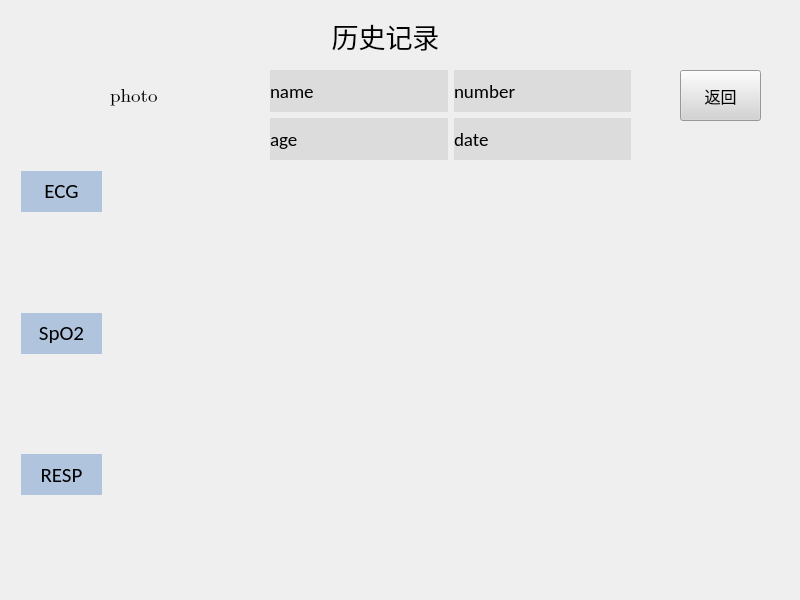
<?xml version="1.0" encoding="UTF-8"?>
<ui version="4.0">
 <class>WidgetHistory</class>
 <widget class="QWidget" name="WidgetHistory">
  <property name="geometry">
   <rect>
    <x>0</x>
    <y>0</y>
    <width>800</width>
    <height>600</height>
   </rect>
  </property>
  <property name="windowTitle">
   <string>Form</string>
  </property>
  <widget class="QWidget" name="layoutWidget_2">
   <property name="geometry">
    <rect>
     <x>103</x>
     <y>171</y>
     <width>531</width>
     <height>421</height>
    </rect>
   </property>
   <layout class="QVBoxLayout" name="verticalLayout_2">
    <item>
     <widget class="QWidget" name="ECGWave" native="true">
      <property name="styleSheet">
       <string notr="true"/>
      </property>
     </widget>
    </item>
    <item>
     <widget class="QWidget" name="SpO2Wave" native="true">
      <property name="styleSheet">
       <string notr="true"/>
      </property>
     </widget>
    </item>
    <item>
     <widget class="QWidget" name="RESPWave" native="true">
      <property name="styleSheet">
       <string notr="true"/>
      </property>
     </widget>
    </item>
   </layout>
  </widget>
  <widget class="QWidget" name="RESP" native="true">
   <property name="geometry">
    <rect>
     <x>21</x>
     <y>454</y>
     <width>81</width>
     <height>41</height>
    </rect>
   </property>
   <property name="styleSheet">
    <string notr="true">background-color:#B0C4DE</string>
   </property>
   <widget class="QLabel" name="RESPLabel">
    <property name="geometry">
     <rect>
      <x>0</x>
      <y>5</y>
      <width>81</width>
      <height>31</height>
     </rect>
    </property>
    <property name="font">
     <font>
      <family>Calibri</family>
      <pointsize>16</pointsize>
     </font>
    </property>
    <property name="styleSheet">
     <string notr="true"/>
    </property>
    <property name="text">
     <string>RESP</string>
    </property>
    <property name="alignment">
     <set>Qt::AlignCenter</set>
    </property>
   </widget>
  </widget>
  <widget class="QWidget" name="layoutWidget_5">
   <property name="geometry">
    <rect>
     <x>270</x>
     <y>70</y>
     <width>361</width>
     <height>90</height>
    </rect>
   </property>
   <layout class="QGridLayout" name="gridLayout">
    <item row="0" column="0">
     <widget class="QLabel" name="name">
      <property name="font">
       <font>
        <family>Calibri</family>
        <pointsize>14</pointsize>
       </font>
      </property>
      <property name="styleSheet">
       <string notr="true">color: black; background-color:Gainsboro </string>
      </property>
      <property name="text">
       <string>name</string>
      </property>
      <property name="textFormat">
       <enum>Qt::AutoText</enum>
      </property>
      <property name="alignment">
       <set>Qt::AlignLeading|Qt::AlignLeft|Qt::AlignVCenter</set>
      </property>
      <property name="wordWrap">
       <bool>false</bool>
      </property>
      <property name="margin">
       <number>6</number>
      </property>
      <property name="indent">
       <number>-1</number>
      </property>
     </widget>
    </item>
    <item row="0" column="1">
     <widget class="QLabel" name="number">
      <property name="font">
       <font>
        <family>Calibri</family>
        <pointsize>14</pointsize>
       </font>
      </property>
      <property name="styleSheet">
       <string notr="true">color: black; background-color:Gainsboro </string>
      </property>
      <property name="text">
       <string>number</string>
      </property>
      <property name="margin">
       <number>6</number>
      </property>
     </widget>
    </item>
    <item row="1" column="0">
     <widget class="QLabel" name="age">
      <property name="font">
       <font>
        <family>Calibri</family>
        <pointsize>14</pointsize>
       </font>
      </property>
      <property name="styleSheet">
       <string notr="true">color: black; background-color:Gainsboro </string>
      </property>
      <property name="text">
       <string>age</string>
      </property>
      <property name="margin">
       <number>6</number>
      </property>
     </widget>
    </item>
    <item row="1" column="1">
     <widget class="QLabel" name="date">
      <property name="font">
       <font>
        <family>Calibri</family>
        <pointsize>14</pointsize>
       </font>
      </property>
      <property name="styleSheet">
       <string notr="true">color: black; background-color:Gainsboro </string>
      </property>
      <property name="text">
       <string>date</string>
      </property>
      <property name="margin">
       <number>6</number>
      </property>
     </widget>
    </item>
   </layout>
  </widget>
  <widget class="QWidget" name="layoutWidget_4">
   <property name="geometry">
    <rect>
     <x>650</x>
     <y>170</y>
     <width>131</width>
     <height>421</height>
    </rect>
   </property>
   <layout class="QVBoxLayout" name="verticalLayout">
    <item>
     <widget class="QWidget" name="ECGData" native="true">
      <widget class="QLabel" name="label">
       <property name="geometry">
        <rect>
         <x>-70</x>
         <y>-20</y>
         <width>201</width>
         <height>71</height>
        </rect>
       </property>
       <property name="text">
        <string>历史记录</string>
       </property>
      </widget>
     </widget>
    </item>
    <item>
     <widget class="QWidget" name="SpO2Data" native="true"/>
    </item>
    <item>
     <widget class="QWidget" name="RESPData" native="true"/>
    </item>
   </layout>
   <zorder>SpO2Data</zorder>
   <zorder>RESPData</zorder>
   <zorder>ECGData</zorder>
  </widget>
  <widget class="QLabel" name="photo">
   <property name="geometry">
    <rect>
     <x>110</x>
     <y>40</y>
     <width>141</width>
     <height>111</height>
    </rect>
   </property>
   <property name="font">
    <font>
     <family>Cambria Math</family>
     <pointsize>14</pointsize>
    </font>
   </property>
   <property name="styleSheet">
    <string notr="true"/>
   </property>
   <property name="text">
    <string>photo</string>
   </property>
  </widget>
  <widget class="QWidget" name="layoutWidget_3">
   <property name="geometry">
    <rect>
     <x>0</x>
     <y>20</y>
     <width>2</width>
     <height>2</height>
    </rect>
   </property>
   <layout class="QVBoxLayout" name="verticalLayout_3"/>
  </widget>
  <widget class="QWidget" name="ECG" native="true">
   <property name="geometry">
    <rect>
     <x>21</x>
     <y>171</y>
     <width>81</width>
     <height>41</height>
    </rect>
   </property>
   <property name="styleSheet">
    <string notr="true">background-color:#B0C4DE</string>
   </property>
   <widget class="QLabel" name="ECGLabel">
    <property name="geometry">
     <rect>
      <x>0</x>
      <y>-1</y>
      <width>81</width>
      <height>41</height>
     </rect>
    </property>
    <property name="font">
     <font>
      <family>Calibri</family>
      <pointsize>16</pointsize>
      <weight>50</weight>
      <bold>false</bold>
     </font>
    </property>
    <property name="styleSheet">
     <string notr="true"/>
    </property>
    <property name="text">
     <string>ECG</string>
    </property>
    <property name="alignment">
     <set>Qt::AlignCenter</set>
    </property>
   </widget>
  </widget>
  <widget class="QPushButton" name="backButton">
   <property name="geometry">
    <rect>
     <x>680</x>
     <y>70</y>
     <width>81</width>
     <height>51</height>
    </rect>
   </property>
   <property name="font">
    <font>
     <family>微软雅黑</family>
     <pointsize>12</pointsize>
     <weight>50</weight>
     <bold>false</bold>
    </font>
   </property>
   <property name="styleSheet">
    <string notr="true">background-color:lightgray;</string>
   </property>
   <property name="text">
    <string>返回</string>
   </property>
  </widget>
  <widget class="QWidget" name="SpO2" native="true">
   <property name="geometry">
    <rect>
     <x>21</x>
     <y>313</y>
     <width>81</width>
     <height>41</height>
    </rect>
   </property>
   <property name="styleSheet">
    <string notr="true">background-color:#B0C4DE</string>
   </property>
   <widget class="QLabel" name="SpO2Label">
    <property name="geometry">
     <rect>
      <x>0</x>
      <y>-1</y>
      <width>81</width>
      <height>41</height>
     </rect>
    </property>
    <property name="font">
     <font>
      <family>Calibri</family>
      <pointsize>16</pointsize>
     </font>
    </property>
    <property name="styleSheet">
     <string notr="true"/>
    </property>
    <property name="text">
     <string>SpO2</string>
    </property>
    <property name="alignment">
     <set>Qt::AlignCenter</set>
    </property>
   </widget>
  </widget>
  <widget class="QWidget" name="layoutWidget">
   <property name="geometry">
    <rect>
     <x>310</x>
     <y>10</y>
     <width>151</width>
     <height>51</height>
    </rect>
   </property>
   <layout class="QVBoxLayout" name="verticalLayout_5">
    <item>
     <widget class="QLabel" name="label_2">
      <property name="font">
       <font>
        <family>微软雅黑</family>
        <pointsize>20</pointsize>
       </font>
      </property>
      <property name="styleSheet">
       <string notr="true"/>
      </property>
      <property name="text">
       <string>历史记录</string>
      </property>
      <property name="alignment">
       <set>Qt::AlignCenter</set>
      </property>
     </widget>
    </item>
   </layout>
  </widget>
 </widget>
 <resources/>
 <connections/>
</ui>
